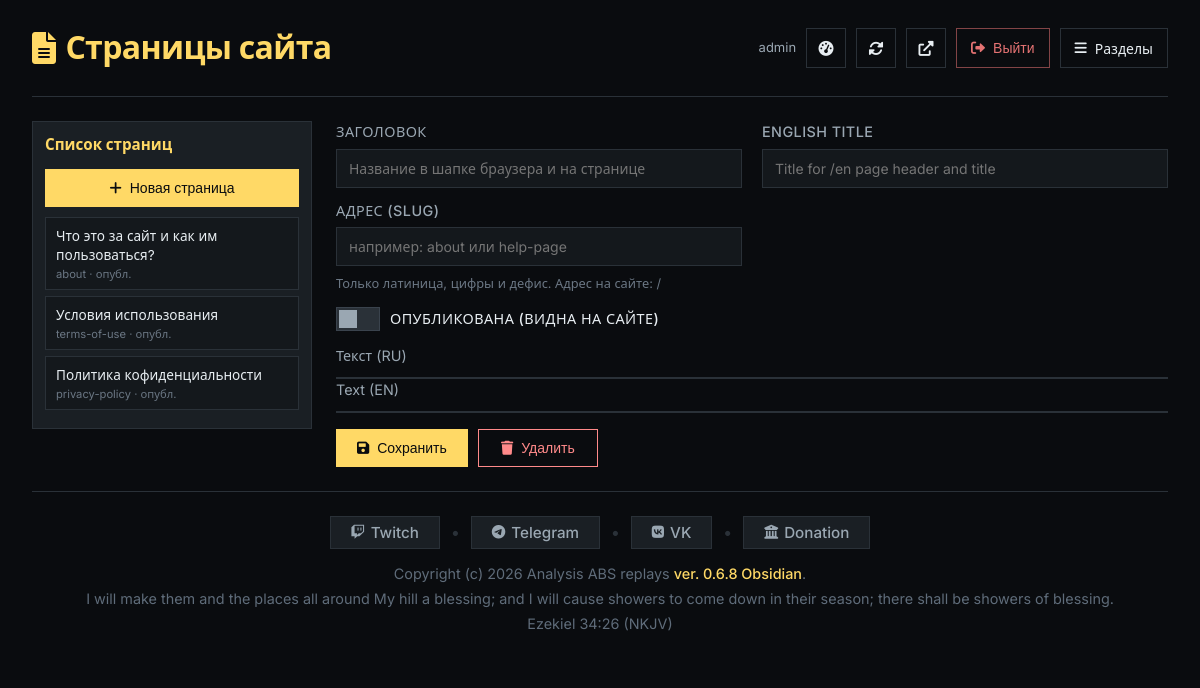
Screenshot of /admin/pages.php (signed in) with the database file from the repository.
### tables this page shows
CREATE TABLE `cms_pages` (
  `id` int unsigned NOT NULL AUTO_INCREMENT,
  `slug` varchar(128) NOT NULL,
  `title` varchar(255) NOT NULL,
  `title_en` varchar(255) DEFAULT NULL,
  `body_html` mediumtext NOT NULL,
  `body_html_en` mediumtext,
  `is_published` tinyint(1) NOT NULL DEFAULT '0',
  `created_at` timestamp NULL DEFAULT CURRENT_TIMESTAMP,
  `updated_at` timestamp NULL DEFAULT CURRENT_TIMESTAMP ON UPDATE CURRENT_TIMESTAMP,
  PRIMARY KEY (`id`),
  UNIQUE KEY `slug_unique` (`slug`)
);

### config/config_db.php (called while the page is built)
<?php
return [
    'host' => 'localhost',
    'database' => 'chadow',
    'username' => 'chadow',
    'password' => 'hZ2wF3jR2mdL4wE0!',
    'charset' => 'utf8mb4',
    'collation' => 'utf8mb4_unicode_ci',
    'options' => [
        PDO::ATTR_ERRMODE => PDO::ERRMODE_EXCEPTION,
        PDO::ATTR_DEFAULT_FETCH_MODE => PDO::FETCH_ASSOC,
        PDO::ATTR_EMULATE_PREPARES => false,
    ]
];

### config/database.php (called while the page is built, shortened)
<?php
require_once __DIR__ . '/config_db.php';
class Database {
    private static $instance = null;
    private $connection;
    private $config;
    private function __construct() {
        $this->config = require __DIR__ . '/config_db.php';
    }
    public static function getInstance() {
        if (self::$instance === null) {
            self::$instance = new self();
        }
        return self::$instance;
    }
    private function connect() {
        try {
            $dsn = "mysql:host={$this->config['host']};dbname={$this->config['database']};charset={$this->config['charset']}";
            $this->connection = new PDO(
                $dsn,
                $this->config['username'],
                $this->config['password'],
                $this->config['options']
            );
            $this->connection->exec("SET time_zone = '+00:00'");
        } catch (PDOException $e) {
            die("Ошибка подключения к базе данных: " . $e->getMessage());
        }
    }
    public function query($sql, $params = []) {
        $start = microtime(true);
        $stmt = $this->connection->prepare($sql);
        $stmt->execute($params);
        return $stmt;
    }
    public function fetchAll($sql, $params = []) {
        $stmt = $this->query($sql, $params);
        return $stmt->fetchAll();
    }
}

### admin/includes/bootstrap.php (called while the page is built, shortened)
<?php
$_root = dirname(__DIR__, 2);
require_once $_root . '/config/database.php';
require_once $_root . '/config/runtime_flags.php';
$db = Database::getInstance();

### config/runtime_flags.php (called while the page is built, shortened)
<?php
function chadow_env_flag(string $name, bool $default = false): bool
{
    $raw = getenv($name);
    if (!is_string($raw)) {
        return $default;
    }
    $value = strtolower(trim($raw));
    return in_array($value, ['1', 'true', 'yes', 'on'], true);
}
function chadow_runtime_schema_checks_enabled(): bool
{
    static $enabled = null;
    if ($enabled !== null) {
        return $enabled;
    }
    $enabled = chadow_env_flag('CHADOW_RUNTIME_SCHEMA_CHECKS', false);
    return $enabled;
}
function chadow_perf_logging_enabled(): bool
{
    static $enabled = null;
    if ($enabled !== null) {
        return $enabled;
    }
    $enabled = chadow_env_flag('CHADOW_PERF_LOG', false);
    return $enabled;
}

### admin/pages.php (the view, shortened to what this page needs)
<?php
require_once __DIR__ . '/includes/bootstrap.php';
$_versionRaw = @file_get_contents(__DIR__ . '/../config/version.json');
$_versionData = $_versionRaw ? json_decode($_versionRaw, true) : null;
$appVersion = (is_array($_versionData) && !empty($_versionData['version'])) ? $_versionData['version'] : '3.4.4';
$db_error = null;
$pagesList = [];
try {
    $pagesList = $db->fetchAll(
        'SELECT id, slug, title, is_published, updated_at FROM cms_pages ORDER BY updated_at DESC'
    );
} catch (Exception $e) {
    $db_error = $e->getMessage();
}
$extraHead = '<link rel="stylesheet" href="https://cdn.quilljs.com/1.3.6/quill.snow.css">'
    . '<link rel="stylesheet" href="/admin/css/pages-editor.css?v=' . htmlspecialchars($appVersion, ENT_QUOTES, 'UTF-8') . '">';
require __DIR__ . '/includes/admin_head.php';
?>
    <div class="container">
        <div class="header">
            <h1>
                <i class="fas fa-file-alt" style="color: #ffd966;"></i>
                Страницы сайта
            </h1>
            <?php $navCurrent = 'pages'; include __DIR__ . '/includes/header_nav.php'; ?>
        </div>
        <?php if ($db_error !== null): ?>
            <div class="alert alert-danger">
                <i class="fas fa-exclamation-triangle"></i>
                Ошибка БД: <?php echo htmlspecialchars($db_error); ?>
            </div>
        <?php else: ?>
            <div class="pages-cms-layout">
                <aside class="pages-cms-sidebar">
                    <h3>Список страниц</h3>
                    <p style="margin: 0 0 10px 0;">
                        <button type="button" class="btn btn-primary" id="cmsNewPageBtn" style="width: 100%;">
                            <i class="fas fa-plus"></i> Новая страница
                        </button>
                    </p>
                    <ul class="pages-cms-list" id="pagesCmsList">
                        <?php foreach ($pagesList as $p): ?>
                            <li>
                                <button type="button" class="pages-cms-item" data-id="<?php echo (int) $p['id']; ?>">
                                    <?php echo htmlspecialchars($p['title']); ?>
                                    <span class="pages-cms-meta"><?php echo htmlspecialchars($p['slug']); ?>
                                        <?php echo !empty($p['is_published']) ? ' · опубл.' : ' · черновик'; ?>
                                    </span>
                                </button>
                            </li>
                        <?php endforeach; ?>
                    </ul>
                </aside>
                <div class="pages-cms-main">
                    <form id="cmsPageForm" class="pages-cms-form">
                        <div class="pages-cms-form-row">
                            <div class="form-group">
                                <label for="cmsPageTitle">Заголовок</label>
                                <input type="text" id="cmsPageTitle" name="title" required placeholder="Название в шапке браузера и на странице">
                            </div>
                            <div class="form-group">
                                <label for="cmsPageTitleEn">English title</label>
                                <input type="text" id="cmsPageTitleEn" name="title_en"
                                       placeholder="Title for /en page header and title">
                            </div>
                            <div class="form-group">
                                <label for="cmsPageSlug">Адрес (slug)</label>
                                <input type="text" id="cmsPageSlug" name="slug" required pattern="[a-z0-9\-]{1,128}" placeholder="например: about или help-page">
                                <div class="pages-cms-hint">Только латиница, цифры и дефис. Адрес на сайте: <span id="cmsSlugPreview">/</span></div>
                            </div>
                        </div>
                        <div class="form-group form-group--cms-published">
                            <label class="cms-published-switch" for="cmsPagePublished">
                                <span class="cms-published-slider" aria-hidden="true"></span>
                                <span class="cms-published-label">Опубликована (видна на сайте)</span>
                            </label>
                        </div>
                        <span class="pages-cms-label-text">Текст (RU)</span>
                        <div class="pages-editor-shell">
                        </div>
                        <span class="pages-cms-label-text">Text (EN)</span>
                        <div class="pages-editor-shell">
                        </div>
                        <div class="pages-cms-actions">
                            <button type="submit" class="btn btn-primary" id="cmsSaveBtn">
                                <i class="fas fa-save"></i> Сохранить
                            </button>
                            <button type="button" class="btn btn-danger" id="cmsDeleteBtn" disabled>
                                <i class="fas fa-trash"></i> Удалить
                            </button>
                        </div>
                    </form>
                </div>
            </div>
        <?php endif; ?>
    </div>
    <?php include __DIR__ . '/includes/footer.php'; ?>
<?php require __DIR__ . '/includes/admin_footer.php'; ?>

### admin/css/admin.css (style rules this page uses)
html { overflow-y: scroll; overflow-x: hidden; width: 100%; }
body { overflow-x: hidden; width: 100%; }
* { margin: 0; padding: 0; box-sizing: border-box; }
:root { --layout-gap: 24px; --layout-gap-sm: 16px; --layout-gap-xs: 12px; --layout-container-x: 32px; }
body { font-family: 'Inter', 'Segoe UI', system-ui, sans-serif; background: #0a0c0f; color: #e8eef2; line-height: 1.5; padding: 0; min-height: 100vh; display: flex; flex-direction: column; }
.container { max-width: 1400px; margin-left: auto; margin-right: auto; width: 100%; box-sizing: border-box; flex: 0 1 auto; }
body > .container:not(.admin-footer-wrap) { display: flex; flex-direction: column; gap: var(--layout-gap); padding: var(--layout-gap) var(--layout-container-x) 0; }
body > .container:not(.admin-footer-wrap) > * { margin-top: 0; margin-bottom: 0; }
.header { display: flex; justify-content: space-between; align-items: center; margin: 0; padding-bottom: var(--layout-gap); border-bottom: 1px solid #2a3138; }
h1 { color: #ffd966; font-size: 2rem; font-weight: 600; letter-spacing: -0.02em; display: flex; align-items: center; gap: 10px; margin: 0; }
.btn { background: transparent; border: 1px solid #2a3138; color: #e8eef2; padding: 10px 20px; cursor: pointer; font-size: 14px; font-weight: 500; transition: all 0.2s; text-decoration: none; display: inline-flex; align-items: center; gap: 8px; min-width: 120px; text-align: center; justify-content: center; }
.btn-primary { background: #ffd966; border-color: #ffd966; color: #0a0c0f; min-width: 120px; text-align: center; justify-content: center; }
.btn-danger { border-color: #ff8a8a; color: #ff8a8a; }
.form-group { margin-bottom: 20px; }
.form-group label { display: block; color: #ffd966; margin-bottom: 8px; font-weight: 500; font-size: 0.9rem; text-transform: uppercase; letter-spacing: 0.03em; }
.form-group input, .form-group select, .form-group textarea { width: 100%; padding: 12px 16px; background: #1a1f24; border: 1px solid #2a3138; color: #e8eef2; font-size: 14px; font-family: 'Inter', sans-serif; transition: all 0.2s; }

### rows the page displays
cms_pages: title "Что это за сайт и как им пользоваться?", slug "about", is_published "· опубл."
cms_pages: title "Условия использования", slug "terms-of-use", is_published "· опубл."
cms_pages: title "Политика кофиденциальности", slug "privacy-policy", is_published "· опубл."

### other values shown
$displayName "admin"
$appVersion "0.6.8 Obsidian"
